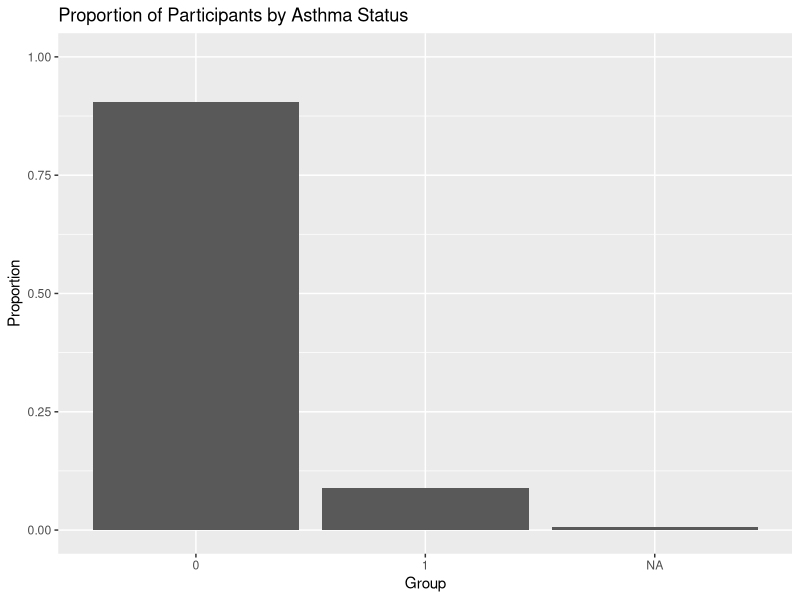
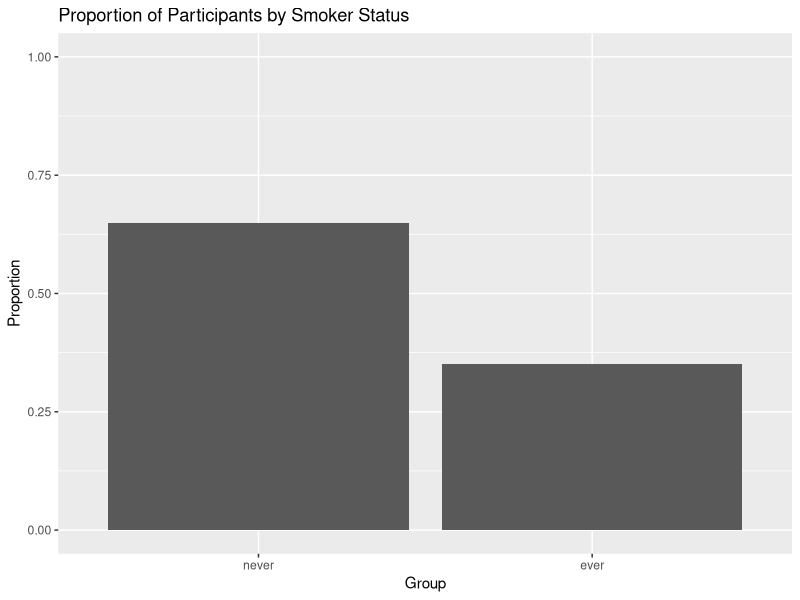
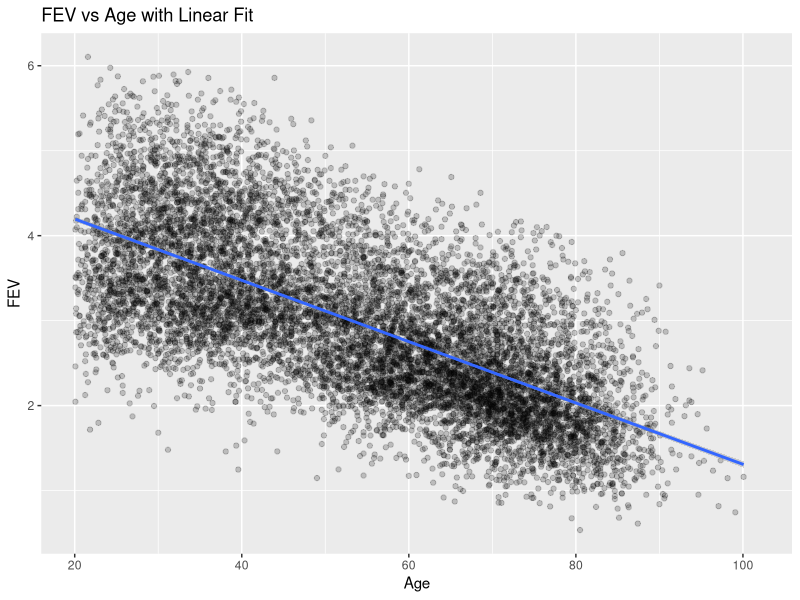
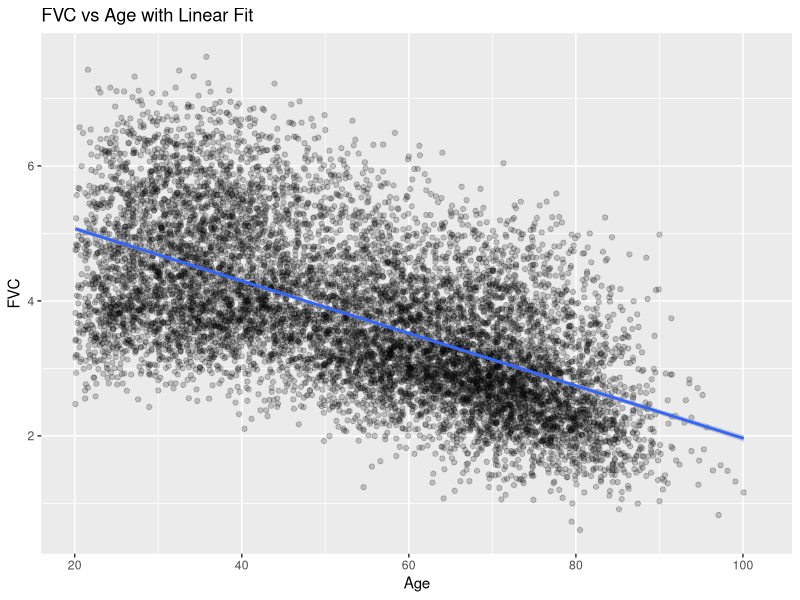
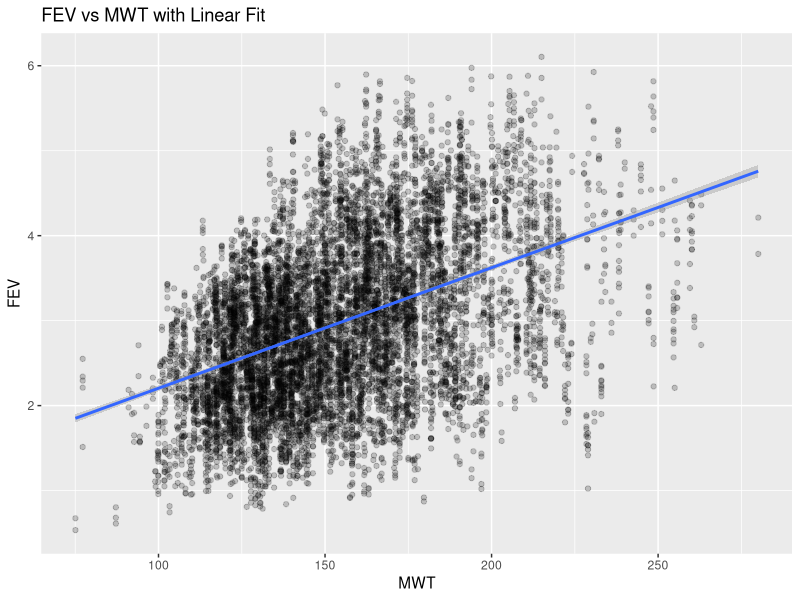
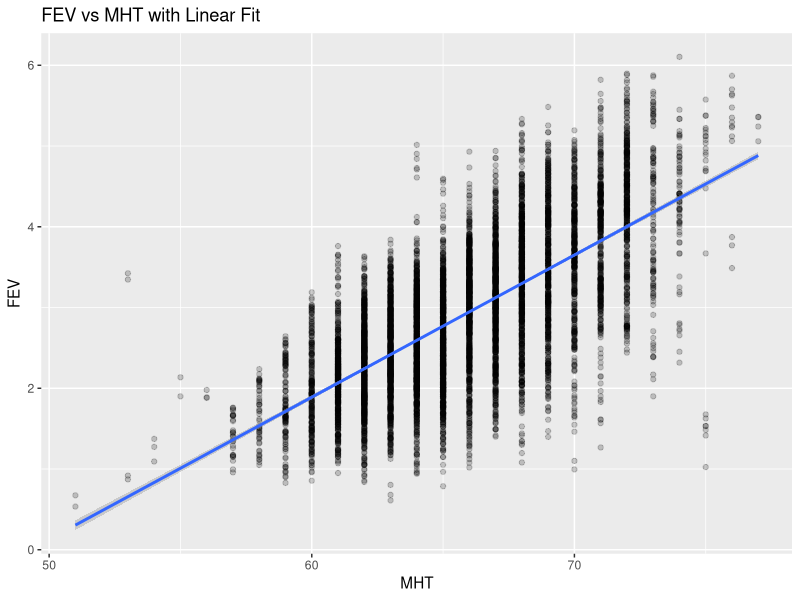
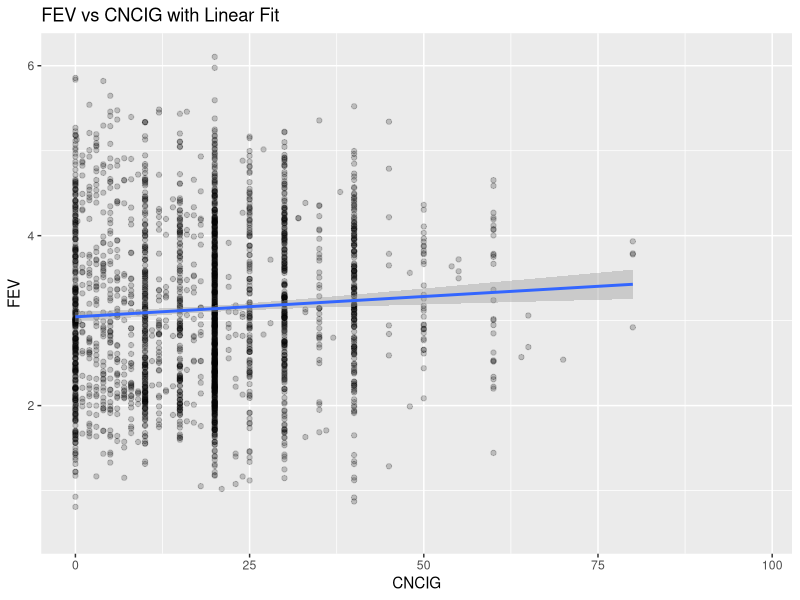

These figures' R source, in order: (Note: this script raises an error after producing the figures.)
library(tidyverse)
library(haven)
library(ggplot2)
library(lme4)


# Load the data
asthma_df <- read_dta("data/family asthma p1 data version2.dta")

# Reshape the data
asthma_tidy_df <- asthma_df %>%
  pivot_longer(
    cols = matches("\\d+$"),           
    names_to = c(".value", "visit"),  
    names_pattern = "([a-z]+)(\\d+)"   
  ) %>%
  select(family, id, visit, everything())

# Print out the columns
columns = colnames(asthma_tidy_df)
columns

# See what is in each of the columns
dim(asthma_tidy_df)
str(asthma_tidy_df)
summary(asthma_tidy_df)

#Cleaning up the data and applying factors
asthma_tidy_df$id <- factor(asthma_tidy_df$id)
asthma_tidy_df$family <- factor(asthma_tidy_df$family)
asthma_tidy_df$sex <- factor(asthma_tidy_df$sex)
asthma_tidy_df$smk <- factor(asthma_tidy_df$smk)
asthma_tidy_df$smkever <- factor(asthma_tidy_df$smkever,
                                 levels = c(0,1),
                                 labels = c("never","ever"))


#Making numeric
asthma_tidy_df$visit <- as.numeric(asthma_tidy_df$visit)

#Confirm
str(asthma_tidy_df$id)
str(asthma_tidy_df$family)
str(asthma_tidy_df$sex)
str(asthma_tidy_df$smk)
str(asthma_tidy_df$visit)

# Cleaning the data, ensures model will view data correctly
asthma_tidy_df <- asthma_tidy_df |>
  dplyr::mutate(
    id = factor(id),
    family = factor(family),
    visit = as.numeric(visit),
    sex = factor(sex),
    smk = factor(smk)
  )


# NA Diagnostics before fitting data, amount of NAs in the data
vars <- c("fev","visit","age","sex","smk","id")
colSums(is.na(asthma_tidy_df[vars]))
nrow(na.omit(asthma_tidy_df[vars]))

sapply(asthma_tidy_df, class)
dplyr::glimpse(asthma_tidy_df)




#Research Question Drives what I should look at
#Question 1 has to do with if asthmatics suffer steeper rates of decline or lower levels of lung function independent of smoking?
#First, I think I should visualize and record asthma and smoking data.

#First, how many unique participants do I have
num_unique_participants <- n_distinct(asthma_tidy_df$id)
cat("The number of unique participants is", num_unique_participants, "\n")

# Ok, now lets take a look at the asthma column
ggplot(asthma_tidy_df, aes(x = factor(asthma))) +
  geom_bar(aes(y = after_stat(prop), group = 1)) +
  scale_y_continuous(limits = c(0, 1)) +
  labs(
    title = "Proportion of Participants by Asthma Status",
    x = "Group", 
    y = "Proportion"
    )

# Ok, now, let's take a look at the smoking data
ggplot(asthma_tidy_df, aes(x = factor(smkever))) +
  geom_bar(aes(y = after_stat(prop), group = 1)) +
  scale_y_continuous(limits = c(0, 1)) +
  labs(
    title = "Proportion of Participants by Smoker Status",
    x = "Group", 
    y = "Proportion"
  )

# Ok, just for the sake of simplicity, I'm going to build a fixed linear model 
# just so I know how to do it for now 
# Fixed Linear Model
fixed_model <- lm(fev ~ 1 + age + mht + mwt + asthma,data=asthma_tidy_df)
summary(fixed_model)   # coefficients, SEs, t-tests, R^2
coef(fixed_model)      # beta-hat
fitted(fixed_model)    # fitted values
residuals(fixed_model) # residuals
confint(fixed_model)   # confidence intervals


# Simple Data Visulizations
# Is there a trend of FEV with Age?
ggplot(asthma_tidy_df, aes(x = age, y = fev)) +
  geom_point(alpha = 0.2) +
  geom_smooth(method = "lm", formula = y ~ x, se = TRUE) +
  labs(title = "FEV vs Age with Linear Fit",
       x = "Age",
       y = "FEV")

# Is there a trend of FVC with Age?
ggplot(asthma_tidy_df, aes(x = age, y = fvc)) +
  geom_point(alpha = 0.2) +
  geom_smooth(method = "lm", formula = y ~ x, se = TRUE) +
  labs(title = "FVC vs Age with Linear Fit",
       x = "Age",
       y = "FVC")

# Is there a trend of FVC with weight?
ggplot(asthma_tidy_df, aes(x = mwt, y = fev)) +
  geom_point(alpha = 0.2) +
  geom_smooth(method = "lm", formula = y ~ x, se = TRUE) +
  labs(title = "FEV vs MWT with Linear Fit",
       x = "MWT",
       y = "FEV")

# Is there a trend of FEV with height?
ggplot(asthma_tidy_df, aes(x = mht, y = fev)) +
  geom_point(alpha = 0.2) +
  geom_smooth(method = "lm", formula = y ~ x, se = TRUE) +
  labs(title = "FEV vs MHT with Linear Fit",
       x = "MHT",
       y = "FEV")

# Is there a trend of FEV with number of cigaretts smoked per day?
ggplot(asthma_tidy_df, aes(x = cncig, y = fev)) +
  geom_point(alpha = 0.2) +
  geom_smooth(method = "lm", formula = y ~ x, se = TRUE) +
  labs(title = "FEV vs CNCIG with Linear Fit",
       x = "CNCIG",
       y = "FEV")

# First mixed affects model below. 
# Response: 2 models. FEV reponse, and FVC response 
# Fixed Effects: asthma, mht, mwt, age 
# Random Effects: (1|id/family), visit (this is time variable), asthma, smkever, smk, cncig 
# The line I would enter in lmer would be 
# fev ~ asthma + mht + mwt + age+ visit + (1|id/family) + (visit|id) + (asthma|id) + (smkever|id) + (smk|id) + (cncig|id)
# Ok, I learned that this model above doesn't make sense for a few reasons.
# Should be (1|family/id), or individuals are nested within families, not the other way around
# (visit|id) can be clarified as (1 + visit|id)
# We don't expect asthma to vary by id (probably not, though some people might be cured), do don't allow it to vary by id at least at this point of basic modeling
# (smkever|id) would not be varying for each patient, though they could start smoking at some point, so leave it out. It is not random effect
# (smk|id) and (cncig|id) doesn't make sense to include as random effect because we don't want to be modeling its variance
# 

# Another mistake I made was that I thought that controlling for smoking meant making it as
# a random effect. After that I thought that leaving it out would be a way to control for it.
# The answer is that I need to leave in the smoking data as fixed effects so that we can see
# how it effects the FEV/FVC.

# New try:
# Response: 2 models. FEV reponse, and FVC response 
# Fixed Effects: asthma, mht, mwt, age, visit, smk, smkever, cncig 
# Random Effects: (1|family/id), visit (this is time variable)
# The line I would enter in lmer would be 
# fev ~ asthma + mht + mwt + age+ visit + smk + smkever + cncig + (1|family/id) + (1+visit|id)
# I found out I also need to include an interaction, asthma*visit is shorthand for asthma + visit + asthma:visit
# fev ~ asthma*visit + mht + mwt + age + smk + smkever + cncig + (1|family/id) + (1+visit|id)

# This model didn't work because the amount of parameters, which I will investigate with the code below
# fit <- lmer(
#   fev ~ asthma*visit + mht + mwt + age + smk + smkever + cncig + (1|family/id) + (1+visit|id),
#   data = asthma_tidy_df,
#   REML = TRUE
# )

# summary(fit)

length(unique(asthma_tidy_df$id))              # how many ids
table(table(asthma_tidy_df$id))                # how many ids have 1 obs, 2 obs, etc.
is.factor(asthma_tidy_df$visit); nlevels(asthma_tidy_df$visit)

nrow(asthma_tidy_df)
lme4::nobs(your_model_fit)  # after fitting
colSums(is.na(model.frame(your_formula, asthma_tidy_df)))

# First, set up simplest model and work from there
m0 <- lmer(fev ~ visit + (1 | id), data = asthma_tidy_df, REML = TRUE)
summary(m0)


#Plot the raw trajectories
ggplot(asthma_tidy_df, aes(x = visit, y = fev, group = id)) +
  geom_line(alpha = 0.1) +
  geom_smooth(aes(group = 1), color = "red", se = FALSE) +
  labs(title = "FEV Trajectories by Patient")

#Plot subject specific fitted lines
ranef_df <- ranef(m0)$id
ranef_df$id <- rownames(ranef_df)
colnames(ranef_df)[1] <- "u_i"

#Plot a few individual fitted trajectories
ggplot(ranef_df, aes(x = u_i)) +
  geom_histogram(bins = 30) +
  labs(title = "Distribution of Random Intercepts",
       x = "Subject-specific deviation")





#Compare models code
#m_ri_ML  <- update(m_ri, REML = FALSE)
#m_rs0_ML <- update(m_rs0, REML = FALSE)
#anova(m_ri_ML, m_rs0_ML)








